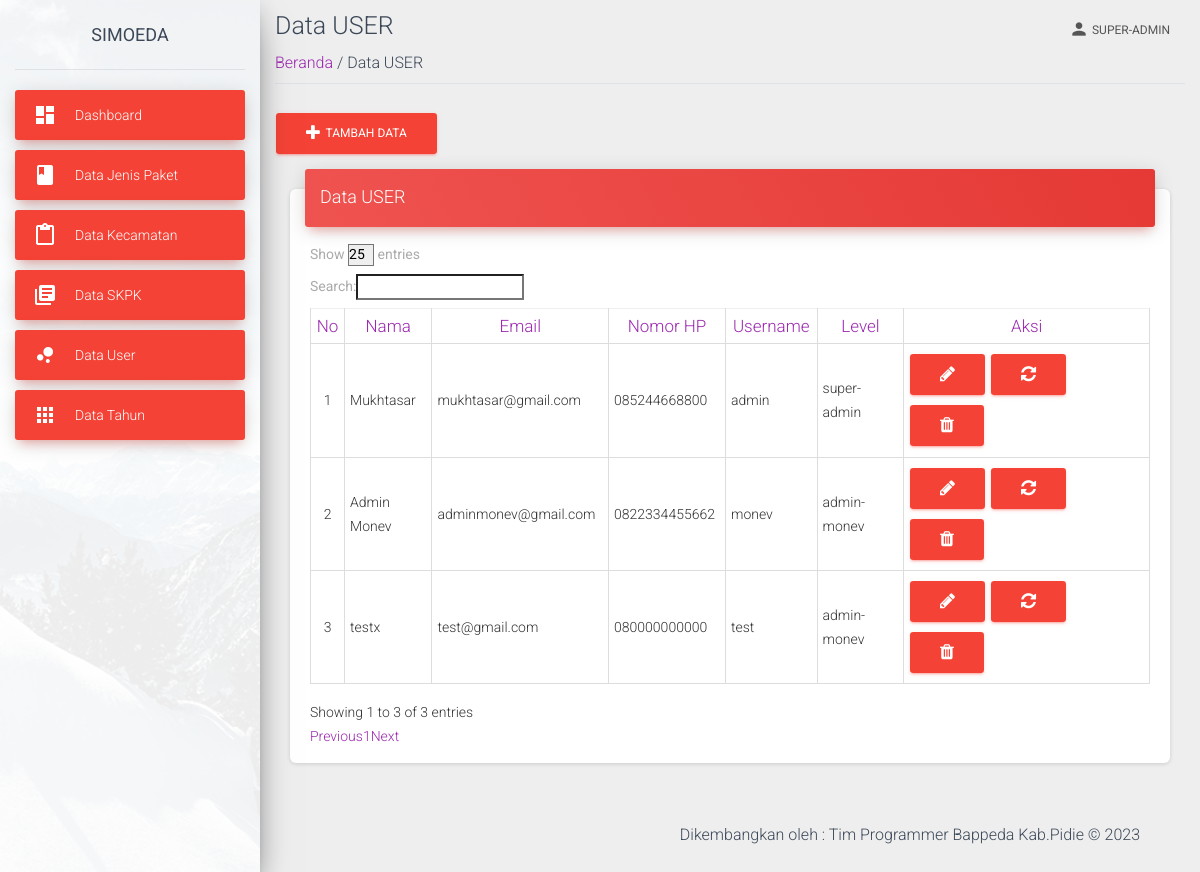
Screenshot of /view/data-user.php (signed in) with the database file from the repository.
### tables this page shows
CREATE TABLE `users` (
  `id_user` int(11) NOT NULL,
  `nama_lengkap` varchar(100) NOT NULL,
  `email` varchar(100) NOT NULL,
  `nomor_hp` varchar(25) NOT NULL,
  `username` varchar(25) NOT NULL,
  `password` varchar(100) NOT NULL,
  `level` varchar(25) NOT NULL,
  `keterangan` varchar(100) DEFAULT NULL
);

### view/data-user.php (the view, shortened to what this page needs)
<?php
require('../view/template-atas-admin.php');
require('../proses/koneksi.php');
?>
<div class="container container-fluid">
    <div class="title">
        <h3 class="text-gray-800 my-2">Data USER</h3>
    </div>
    <div class="subtitle border-bottom mb-4 pb-2">
        <span class=""><a href="index">Beranda </a></span>
        <span class="text-grey"> / Data USER</span>
    </div>
<button type="button" class="btn btn-danger" data-toggle="modal" data-target="#exampleModal">
            <i class="fa fa-plus"></i>&nbsp;
                Tambah Data
            </button>
    <div class="content">
        <div class="container-fluid">
          <div class="row">
            <div class="col-md-12">
              <div class="card">
                <div class="card-header card-header-danger">
                  <h4 class="card-title "> Data USER</h4>
                </div>
          <div class="card-body">
        <div class="table-responsive">
        <table id="myTable" class="table table-bordered" data-page-length="25">
            <thead class="text-center text-primary">
            <tr>
                    <th class="text-center">No</th>
                    <th>Nama</th>
                    <th>Email</th>
                    <th>Nomor HP</th>
                    <th>Username</th>
                    <th>Level</th>
                    <th class="text-center">Aksi</th>
                </tr>
            </thead>
            <?php
                 $noUrut = 1;
                $data = mysqli_query($koneksi, "SELECT * FROM users");
                ?>
            <tbody id="dataTable" class="table-infoo">
            <?php
                while ($d = mysqli_fetch_array($data)) {
                ?>
                    <tr>
                    <td class="text-center"><?php echo $noUrut++; ?></td>
                        <td><?php echo $d['nama_lengkap']; ?></td>
                        <td><?php echo $d['email']; ?></td>
                        <td><?php echo $d['nomor_hp']; ?></td>
                        <td><?php echo $d['username']; ?></td>
                        <td><?php echo $d['level']; ?></td>
                        <td>
                            <button type="button" class="btn btn-danger" data-toggle="modal" data-target="#data<?php echo $d['id_user']; ?>">
                                <i class="fa fa-pencil"></i>
                                </button>
                            <button type="button" class="btn btn-danger" data-toggle="modal" data-target="#reset<?php echo $d['id_user']; ?>">
                                <i class="fa fa-refresh"></i>
                                </button>
                            <a class="btn btn-danger" href="../proses/data-user-hapus.php?id=<?php echo $d['id_user']; ?>" onClick="return confirm('Apakah anda yakin menghapus data : <?php echo $d['username'];?> ?')">
                                <i class="fa fa-trash" ></i>
                            </a>
                        </td>
                    </tr>
                <?php
                }
                ?>
            </tbody>
        </table>
        </div>
    </div>
</div>
<?php
require('../view/template-bawah-monev.php')
?>

### rows the page displays
users: nama_lengkap "Mukhtasar", email "mukhtasar@gmail.com", nomor_hp "085244668800", username "admin", level "super-admin"
users: nama_lengkap "Admin Monev", email "adminmonev@gmail.com", nomor_hp "0822334455662", username "monev", level "admin-monev"
users: nama_lengkap "testx", email "test@gmail.com", nomor_hp "080000000000", username "test", level "admin-monev"

### other values shown
$_SESSION['level'] "SUPER-ADMIN"
